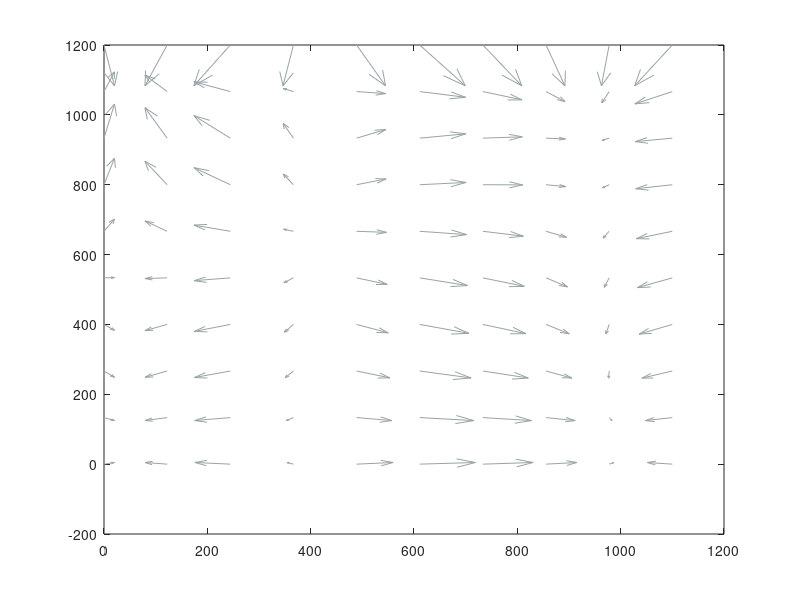

Recreate this plot in MATLAB. (Note: this script raises an error after producing the figure.)
close all
clear

%% set parameters
k_hap_prod = 80;
k_hap_deg = 0.08;
k_hap_prod_base = 3; %hap4 leftmost line
KM_SonH = 328;
KM_pos = 450; %hap4 mid line

Total = 1200;
k_sir_prod = 42;
k_sir_deg = 0.015;
KM_HonS =400;
KM_pos2 = 4180; %sir2 u shape
k_sir_prod_base = 0.7; %sir2 bottom line

n1 = 4;
n3 = 4;
n4 = 2;

neg_strength1 = 0.35;
neg_strength2 = 0.95;

%%
%% get the vector for quiver plot, and save data for later plotting with python 
figure
h_2 =linspace(0,1100,10);
s_2 =linspace(0,Total,10);
[X, Y] = meshgrid(h_2,s_2);

neg_fac = (neg_strength1*X.^n4+KM_HonS^n4)./(X.^n4+KM_HonS^n4);
ds = k_sir_prod*neg_fac.*(Y.^n3./(Y.^n3+KM_pos2^n3)).*(Total-Y) + k_sir_prod_base - k_sir_deg*Y;

neg_fac2 = (neg_strength2*Y.^n4+KM_SonH^n4)./(Y.^n4+KM_SonH^n4);
dh = k_hap_prod*neg_fac2.*(X.^n3./(X.^n3+KM_pos^n3)) + k_hap_prod_base - k_hap_deg*X;
% 
%  ylim([0 1210])
%  xlim([0,1110])

box on
hq = quiver(X,Y,dh,ds,0.9,'Color','#99A3A4');
hq.AutoScaleFactor=0.5;
hq.LineWidth=1;
xlabel('hap/hem');
ylabel('sir2')


LineLength=4;
% 
% for i=1:size(X,1)
%     for j=1:size(X,2)
%         ah = annotation('arrow','headStyle','cback2','Color','#99A3A4','HeadLength',5,'HeadWidth',2.5);
%         set(ah,'parent',gca);
%         ah.Position=[X(i,j),Y(i,j),dh(i,j)*LineLength,ds(i,j)*LineLength];
%         
%     end
% end
hold on
%% find the sir2 roots at steady state
for ii = 0:110
    h(ii+1) = ii*10;
    neg_fac = (neg_strength1*h(ii+1)^n4+KM_HonS^n4)/(h(ii+1)^n4+KM_HonS^n4);
    s_roots(ii+1,:) = roots([(-k_sir_prod*neg_fac - k_sir_deg) (k_sir_prod*neg_fac*Total+k_sir_prod_base) 0 0 -k_sir_deg*KM_pos2^4  k_sir_prod_base*KM_pos2^4]);

end
%% get rid of imaginary roots
image_roots = abs(imag(s_roots))>3;
s_roots2 = s_roots;
s_roots2(image_roots) = nan;
s_line = real(s_roots2);
h_line = h;
p1=plot(h_line, s_line,  'Color',' #CB4335', 'LineWidth', 2);
% yticks([0,200,400,600,800,1000,1200])
 ylim([0 Total+100])
%  xlim([0,1100])
hold on

%% find the hap roots at steady state
for ii = 0:Total
    s(ii+1) = ii;
    neg_fac2 = (neg_strength2*s(ii+1)^n4+KM_SonH^n4)/(s(ii+1)^n4+KM_SonH^n4);
    h_roots(ii+1,:) = roots([(-k_hap_deg) (k_hap_prod_base+k_hap_prod*neg_fac2) 0 0 -k_hap_deg*KM_pos^4  k_hap_prod_base*KM_pos^4]);
end






%% get rid of imaginary roots
image_roots = abs(imag(h_roots))>80;
h_roots2 = h_roots;
h_roots2(image_roots) = nan;
h_line2 = real(h_roots2);
s_line2 = s;
plot(h_line2,s_line2, 'Color',' #2874A6', 'LineWidth', 2)

%%

% save('./data3.mat', 'X','Y', 'dh', 'ds', 's_line', 'h_line', 's_line2', 'h_line2');
% print(gcf, '-dpdf', '-r1000', 'toggle_phase')
